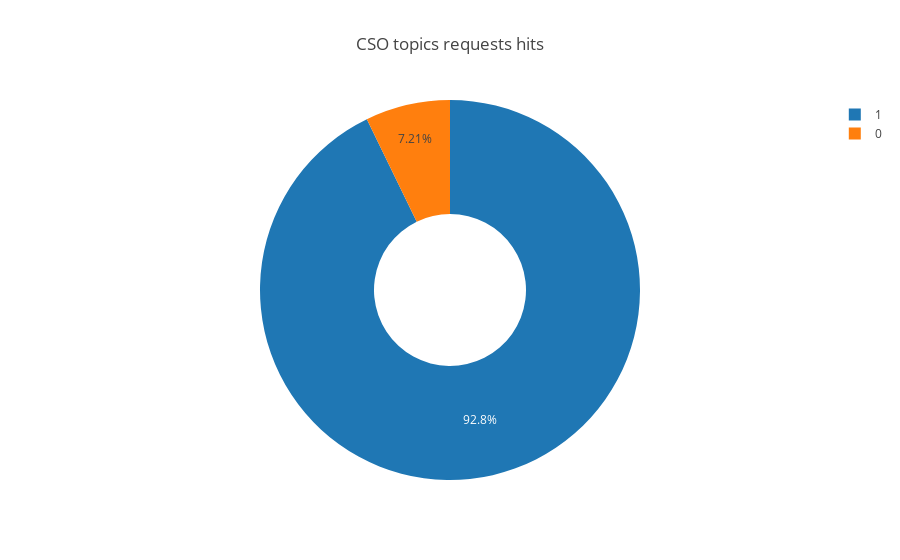

The code cell stored with this chart in its notebook:
### Code cell
hits = topics_req_df.groupby('exists')[['id']].nunique()

pie = go.Pie(values=hits.id,
              labels=hits.index,
              textposition='inside',
              name='Hit',
              hoverinfo='label+value+name',
              hole=.4)

donut = go.Layout(title='CSO topics requests hits')
fig = go.Figure(data=[pie], layout=donut)
plotly.offline.iplot(fig)
pio.write_image(fig, 'images/requests_hits.png')

### Figure 1 — Plotly figure (JSON) as saved in the notebook; plotly's stock layout.template omitted (floating-point values rounded to 4 significant figures)
{"data": [{"hole": 0.4, "hoverinfo": "label+value+name", "labels": ["0", "1"], "name": "Hit", "textposition": "inside", "type": "pie", "uid": "00ae4381-ea95-4882-b2d3-58ee3fed9938", "values": [279, 3591]}], "layout": {"title": "CSO topics requests hits"}}
